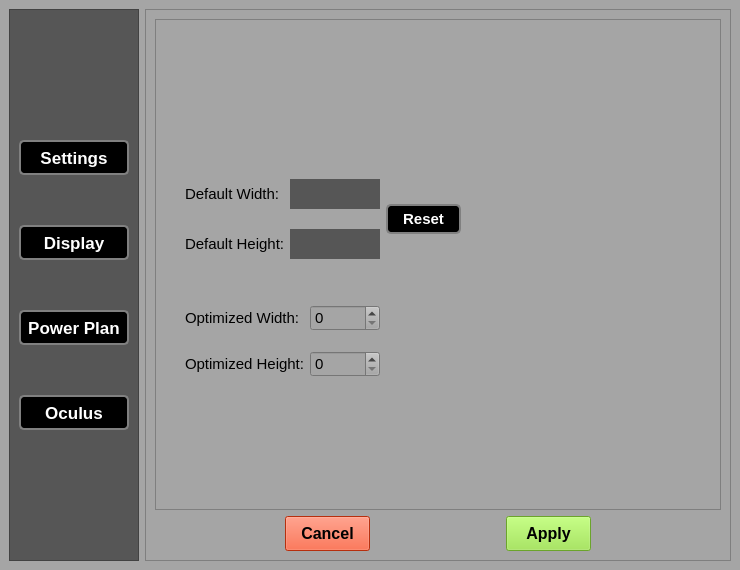
<?xml version="1.0" encoding="UTF-8"?>
<ui version="4.0">
 <class>MainWindow</class>
 <widget class="QMainWindow" name="MainWindow">
  <property name="geometry">
   <rect>
    <x>0</x>
    <y>0</y>
    <width>740</width>
    <height>570</height>
   </rect>
  </property>
  <property name="minimumSize">
   <size>
    <width>740</width>
    <height>570</height>
   </size>
  </property>
  <property name="maximumSize">
   <size>
    <width>740</width>
    <height>570</height>
   </size>
  </property>
  <property name="windowTitle">
   <string>Settings</string>
  </property>
  <property name="styleSheet">
   <string notr="true">background-color: rgb(165, 165, 165);</string>
  </property>
  <widget class="QWidget" name="centralwidget">
   <layout class="QGridLayout" name="gridLayout">
    <item row="0" column="0" alignment="Qt::AlignLeft">
     <widget class="QScrollArea" name="scrollArea">
      <property name="sizePolicy">
       <sizepolicy hsizetype="Preferred" vsizetype="Expanding">
        <horstretch>0</horstretch>
        <verstretch>0</verstretch>
       </sizepolicy>
      </property>
      <property name="minimumSize">
       <size>
        <width>130</width>
        <height>0</height>
       </size>
      </property>
      <property name="styleSheet">
       <string notr="true">background-color: rgb(86, 86, 86);</string>
      </property>
      <property name="widgetResizable">
       <bool>true</bool>
      </property>
      <widget class="QWidget" name="scrollAreaWidgetContents">
       <property name="geometry">
        <rect>
         <x>0</x>
         <y>0</y>
         <width>128</width>
         <height>550</height>
        </rect>
       </property>
       <layout class="QVBoxLayout" name="verticalLayout_2">
        <item>
         <layout class="QVBoxLayout" name="verticalLayout">
          <property name="spacing">
           <number>50</number>
          </property>
          <item>
           <widget class="QPushButton" name="settingsBtn">
            <property name="minimumSize">
             <size>
              <width>0</width>
              <height>35</height>
             </size>
            </property>
            <property name="cursor">
             <cursorShape>PointingHandCursor</cursorShape>
            </property>
            <property name="styleSheet">
             <string notr="true">background-color: rgb(0, 0, 0);
color: rgb(255, 255, 255);
font-size:17px;
font-weight:800;
border: 2px solid grey;
border-radius: 5px;</string>
            </property>
            <property name="text">
             <string>Settings</string>
            </property>
           </widget>
          </item>
          <item>
           <widget class="QPushButton" name="displayBtn">
            <property name="sizePolicy">
             <sizepolicy hsizetype="Expanding" vsizetype="Fixed">
              <horstretch>0</horstretch>
              <verstretch>0</verstretch>
             </sizepolicy>
            </property>
            <property name="minimumSize">
             <size>
              <width>0</width>
              <height>35</height>
             </size>
            </property>
            <property name="font">
             <font>
              <pointsize>-1</pointsize>
              <weight>99</weight>
              <bold>true</bold>
             </font>
            </property>
            <property name="cursor">
             <cursorShape>PointingHandCursor</cursorShape>
            </property>
            <property name="styleSheet">
             <string notr="true">background-color: rgb(0, 0, 0);
color: rgb(255, 255, 255);
font-size:17px;
font-weight:800;
border: 2px solid grey;
border-radius: 5px;</string>
            </property>
            <property name="text">
             <string>Display</string>
            </property>
           </widget>
          </item>
          <item>
           <widget class="QPushButton" name="powerPlanBtn">
            <property name="minimumSize">
             <size>
              <width>0</width>
              <height>35</height>
             </size>
            </property>
            <property name="font">
             <font>
              <pointsize>-1</pointsize>
              <weight>99</weight>
              <bold>true</bold>
             </font>
            </property>
            <property name="cursor">
             <cursorShape>PointingHandCursor</cursorShape>
            </property>
            <property name="styleSheet">
             <string notr="true">background-color: rgb(0, 0, 0);
color: rgb(255, 255, 255);
font-size:17px;
font-weight:800;
border: 2px solid grey;
border-radius: 5px;</string>
            </property>
            <property name="text">
             <string>Power Plan</string>
            </property>
           </widget>
          </item>
          <item>
           <widget class="QPushButton" name="oculusBtn">
            <property name="minimumSize">
             <size>
              <width>0</width>
              <height>35</height>
             </size>
            </property>
            <property name="font">
             <font>
              <pointsize>-1</pointsize>
              <weight>99</weight>
              <bold>true</bold>
             </font>
            </property>
            <property name="cursor">
             <cursorShape>PointingHandCursor</cursorShape>
            </property>
            <property name="styleSheet">
             <string notr="true">background-color: rgb(0, 0, 0);
color: rgb(255, 255, 255);
font-size:17px;
font-weight:800;
border: 2px solid grey;
border-radius: 5px;</string>
            </property>
            <property name="text">
             <string>Oculus</string>
            </property>
           </widget>
          </item>
         </layout>
        </item>
       </layout>
      </widget>
     </widget>
    </item>
    <item row="0" column="1">
     <widget class="QFrame" name="contentFrame">
      <property name="sizePolicy">
       <sizepolicy hsizetype="Expanding" vsizetype="Expanding">
        <horstretch>0</horstretch>
        <verstretch>0</verstretch>
       </sizepolicy>
      </property>
      <property name="frameShape">
       <enum>QFrame::StyledPanel</enum>
      </property>
      <property name="frameShadow">
       <enum>QFrame::Raised</enum>
      </property>
      <layout class="QGridLayout" name="gridLayout_2">
       <item row="2" column="0">
        <widget class="QFrame" name="frame">
         <property name="frameShape">
          <enum>QFrame::StyledPanel</enum>
         </property>
         <property name="frameShadow">
          <enum>QFrame::Raised</enum>
         </property>
         <layout class="QGridLayout" name="gridLayout_5">
          <item row="1" column="3">
           <spacer name="horizontalSpacer">
            <property name="orientation">
             <enum>Qt::Horizontal</enum>
            </property>
            <property name="sizeHint" stdset="0">
             <size>
              <width>40</width>
              <height>20</height>
             </size>
            </property>
           </spacer>
          </item>
          <item row="2" column="1">
           <spacer name="verticalSpacer_2">
            <property name="orientation">
             <enum>Qt::Vertical</enum>
            </property>
            <property name="sizeType">
             <enum>QSizePolicy::Fixed</enum>
            </property>
            <property name="sizeHint" stdset="0">
             <size>
              <width>20</width>
              <height>40</height>
             </size>
            </property>
           </spacer>
          </item>
          <item row="1" column="2">
           <widget class="QPushButton" name="resetBtn">
            <property name="sizePolicy">
             <sizepolicy hsizetype="Fixed" vsizetype="Fixed">
              <horstretch>0</horstretch>
              <verstretch>0</verstretch>
             </sizepolicy>
            </property>
            <property name="minimumSize">
             <size>
              <width>75</width>
              <height>30</height>
             </size>
            </property>
            <property name="font">
             <font>
              <pointsize>-1</pointsize>
              <weight>99</weight>
              <bold>true</bold>
             </font>
            </property>
            <property name="cursor">
             <cursorShape>PointingHandCursor</cursorShape>
            </property>
            <property name="styleSheet">
             <string notr="true">background-color: rgb(0, 0, 0);
color: rgb(255, 255, 255);
font-size:15px;
font-weight:800;
border: 2px solid grey;
border-radius: 5px;</string>
            </property>
            <property name="text">
             <string>Reset</string>
            </property>
           </widget>
          </item>
          <item row="4" column="1">
           <spacer name="verticalSpacer">
            <property name="orientation">
             <enum>Qt::Vertical</enum>
            </property>
            <property name="sizeType">
             <enum>QSizePolicy::Expanding</enum>
            </property>
            <property name="sizeHint" stdset="0">
             <size>
              <width>20</width>
              <height>240</height>
             </size>
            </property>
           </spacer>
          </item>
          <item row="1" column="0">
           <spacer name="horizontalSpacer_3">
            <property name="orientation">
             <enum>Qt::Horizontal</enum>
            </property>
            <property name="sizeType">
             <enum>QSizePolicy::Fixed</enum>
            </property>
            <property name="sizeHint" stdset="0">
             <size>
              <width>20</width>
              <height>20</height>
             </size>
            </property>
           </spacer>
          </item>
          <item row="3" column="1">
           <layout class="QGridLayout" name="gridLayout_4" rowstretch="0,0" rowminimumheight="0,0">
            <property name="horizontalSpacing">
             <number>5</number>
            </property>
            <property name="verticalSpacing">
             <number>20</number>
            </property>
            <item row="0" column="0">
             <widget class="QLabel" name="optimizedWidthLabel">
              <property name="sizePolicy">
               <sizepolicy hsizetype="Fixed" vsizetype="Fixed">
                <horstretch>0</horstretch>
                <verstretch>0</verstretch>
               </sizepolicy>
              </property>
              <property name="font">
               <font>
                <pointsize>11</pointsize>
               </font>
              </property>
              <property name="text">
               <string>Optimized Width:</string>
              </property>
             </widget>
            </item>
            <item row="1" column="0">
             <widget class="QLabel" name="optimizedHeightLabel">
              <property name="sizePolicy">
               <sizepolicy hsizetype="Fixed" vsizetype="Fixed">
                <horstretch>0</horstretch>
                <verstretch>0</verstretch>
               </sizepolicy>
              </property>
              <property name="font">
               <font>
                <pointsize>11</pointsize>
               </font>
              </property>
              <property name="text">
               <string>Optimized Height:</string>
              </property>
             </widget>
            </item>
            <item row="0" column="1">
             <widget class="QSpinBox" name="optimizedWidthTxtBox">
              <property name="font">
               <font>
                <pointsize>11</pointsize>
               </font>
              </property>
              <property name="cursor">
               <cursorShape>IBeamCursor</cursorShape>
              </property>
              <property name="maximum">
               <number>9999</number>
              </property>
             </widget>
            </item>
            <item row="1" column="1">
             <widget class="QSpinBox" name="optimizedHeightTxtBox">
              <property name="font">
               <font>
                <pointsize>11</pointsize>
               </font>
              </property>
              <property name="cursor">
               <cursorShape>IBeamCursor</cursorShape>
              </property>
              <property name="maximum">
               <number>9999</number>
              </property>
             </widget>
            </item>
           </layout>
          </item>
          <item row="1" column="1">
           <layout class="QGridLayout" name="gridLayout_3">
            <property name="horizontalSpacing">
             <number>5</number>
            </property>
            <property name="verticalSpacing">
             <number>20</number>
            </property>
            <item row="2" column="0">
             <widget class="QLabel" name="defaultHeightLabel">
              <property name="sizePolicy">
               <sizepolicy hsizetype="Fixed" vsizetype="Fixed">
                <horstretch>0</horstretch>
                <verstretch>0</verstretch>
               </sizepolicy>
              </property>
              <property name="font">
               <font>
                <pointsize>11</pointsize>
               </font>
              </property>
              <property name="text">
               <string>Default Height:</string>
              </property>
             </widget>
            </item>
            <item row="1" column="0">
             <widget class="QLabel" name="defaultWidthLabel">
              <property name="sizePolicy">
               <sizepolicy hsizetype="Fixed" vsizetype="Fixed">
                <horstretch>0</horstretch>
                <verstretch>0</verstretch>
               </sizepolicy>
              </property>
              <property name="font">
               <font>
                <pointsize>11</pointsize>
               </font>
              </property>
              <property name="text">
               <string>Default Width:</string>
              </property>
             </widget>
            </item>
            <item row="1" column="1">
             <widget class="QLabel" name="defaultWidthTxtBox">
              <property name="sizePolicy">
               <sizepolicy hsizetype="Minimum" vsizetype="Preferred">
                <horstretch>0</horstretch>
                <verstretch>0</verstretch>
               </sizepolicy>
              </property>
              <property name="minimumSize">
               <size>
                <width>90</width>
                <height>30</height>
               </size>
              </property>
              <property name="maximumSize">
               <size>
                <width>90</width>
                <height>30</height>
               </size>
              </property>
              <property name="font">
               <font>
                <pointsize>11</pointsize>
               </font>
              </property>
              <property name="cursor">
               <cursorShape>ForbiddenCursor</cursorShape>
              </property>
              <property name="styleSheet">
               <string notr="true">background-color: rgb(86, 86, 86);
color: rgb(255, 255, 255);</string>
              </property>
              <property name="text">
               <string/>
              </property>
             </widget>
            </item>
            <item row="2" column="1">
             <widget class="QLabel" name="defaultHeightTxtBox">
              <property name="minimumSize">
               <size>
                <width>90</width>
                <height>30</height>
               </size>
              </property>
              <property name="maximumSize">
               <size>
                <width>90</width>
                <height>30</height>
               </size>
              </property>
              <property name="font">
               <font>
                <pointsize>11</pointsize>
               </font>
              </property>
              <property name="cursor">
               <cursorShape>ForbiddenCursor</cursorShape>
              </property>
              <property name="styleSheet">
               <string notr="true">background-color: rgb(86, 86, 86);
color: rgb(255, 255, 255);</string>
              </property>
              <property name="text">
               <string/>
              </property>
             </widget>
            </item>
           </layout>
          </item>
          <item row="0" column="1">
           <spacer name="verticalSpacer_3">
            <property name="orientation">
             <enum>Qt::Vertical</enum>
            </property>
            <property name="sizeType">
             <enum>QSizePolicy::Fixed</enum>
            </property>
            <property name="sizeHint" stdset="0">
             <size>
              <width>20</width>
              <height>150</height>
             </size>
            </property>
           </spacer>
          </item>
         </layout>
        </widget>
       </item>
       <item row="3" column="0">
        <layout class="QHBoxLayout" name="horizontalLayout_2">
         <item>
          <widget class="QPushButton" name="cancelBtn">
           <property name="sizePolicy">
            <sizepolicy hsizetype="Fixed" vsizetype="Fixed">
             <horstretch>0</horstretch>
             <verstretch>0</verstretch>
            </sizepolicy>
           </property>
           <property name="minimumSize">
            <size>
             <width>85</width>
             <height>35</height>
            </size>
           </property>
           <property name="font">
            <font>
             <pointsize>-1</pointsize>
             <weight>75</weight>
             <bold>true</bold>
            </font>
           </property>
           <property name="cursor">
            <cursorShape>PointingHandCursor</cursorShape>
           </property>
           <property name="styleSheet">
            <string notr="true">background-color: rgb(255, 66, 19);
font-size:16px;
font-weight:600</string>
           </property>
           <property name="text">
            <string>Cancel</string>
           </property>
          </widget>
         </item>
         <item>
          <widget class="QPushButton" name="applyBtn">
           <property name="sizePolicy">
            <sizepolicy hsizetype="Fixed" vsizetype="Fixed">
             <horstretch>0</horstretch>
             <verstretch>0</verstretch>
            </sizepolicy>
           </property>
           <property name="minimumSize">
            <size>
             <width>85</width>
             <height>35</height>
            </size>
           </property>
           <property name="maximumSize">
            <size>
             <width>85</width>
             <height>35</height>
            </size>
           </property>
           <property name="font">
            <font>
             <pointsize>-1</pointsize>
             <weight>75</weight>
             <bold>true</bold>
            </font>
           </property>
           <property name="cursor">
            <cursorShape>PointingHandCursor</cursorShape>
           </property>
           <property name="styleSheet">
            <string notr="true">background-color:rgb(150, 230, 60);
font-size:16px;
font-weight:600</string>
           </property>
           <property name="text">
            <string>Apply</string>
           </property>
          </widget>
         </item>
        </layout>
       </item>
      </layout>
     </widget>
    </item>
   </layout>
  </widget>
 </widget>
 <resources/>
 <connections/>
</ui>
